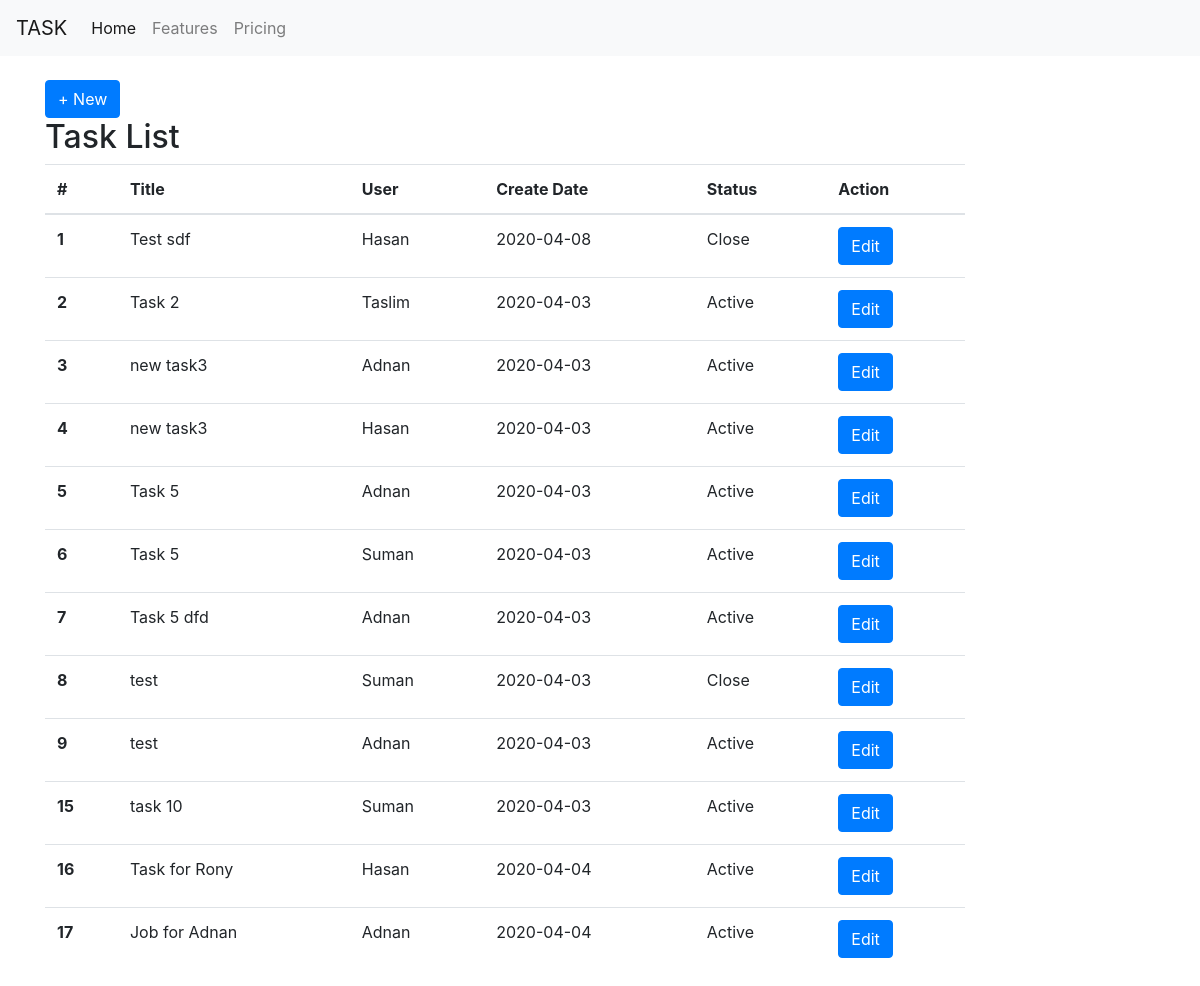
The page / on the database its author committed.
### tables this page shows
CREATE TABLE `tasks` (
  `id` int(11) NOT NULL,
  `title` varchar(50) NOT NULL,
  `details` varchar(255) DEFAULT NULL,
  `assign_to` int(11) DEFAULT NULL,
  `created_at` date DEFAULT NULL,
  `status` varchar(10) DEFAULT NULL
);

CREATE TABLE `users` (
  `id` int(11) NOT NULL,
  `name` varchar(30) NOT NULL
);

### Database.php (called while the page is built, shortened)
<?php
class Database {
	public $conn;
	public function __construct(){
		$this->conn = mysqli_connect("localhost","root","","task");
	}
	public function execute($qry){
			$res = $this->conn->query($qry) or die($this->conn->error. __LINE__);
		if($res){
			return $res;
		}else{
			return false;
		}
	}
}

### index.php (the view, shortened to what this page needs)
<?php
include 'Database.php';
include 'inc/header.php';
$data = new Database;
$qry = "SELECT tasks.*, tasks.id as tid, users.* FROM tasks LEFT JOIN users ON tasks.assign_to = users.id";
$res = $data->execute($qry);
  $users = new Database;
  $qry2 = "SELECT * FROM users";
  $users = $users->execute($qry2);
?>
      <div class="container mt-4">
        <button type="button" class="btn btn-primary" data-toggle="modal" data-target="#exampleModal">
  + New
</button>
        <h2>Task List</h2>
        <div class="row">
          <div class="col-md-10">
            <table class="table">
        <thead>
          <tr>
            <th scope="col">#</th>
            <th scope="col">Title</th>
            <th scope="col">User</th>
            <th scope="col">Create Date</th>
            <th scope="col">Status</th>
            <th scope="col">Action</th>
          </tr>
        </thead>
        <tbody>
          <?php
          if ($res){
            while($row = $res->fetch_assoc()){
          ?>
          <tr>
            <th scope="row"><?php echo $row['tid']?></th>
            <td><?php echo $row['title']?></td>
            <td><?php echo $row['name']?></td>
            <td><?php echo $row['created_at']?></td>
            <td><?php echo $row['status']?></td>
            <td>
              <a href="edit.php?id=<?php echo $row['tid']; ?>" class="btn btn-primary">Edit</a>
            </td>
          </tr>
          <?php
            }
            }
          ?>
        </tbody>
      </table>
          </div>
        </div>
      </div>
<?php
include 'inc/footer.php';
?>

### inc/header.php (shortened to what this page needs)
<!doctype html>
<html lang="en">
  <head>
    <link rel="stylesheet" href="https://stackpath.bootstrapcdn.com/bootstrap/4.4.1/css/bootstrap.min.css">
  </head>
  <body>
    <nav class="navbar navbar-expand-lg navbar-light bg-light">
        <a class="navbar-brand" href="#">TASK</a>
        <div class="collapse navbar-collapse" id="navbarNavAltMarkup">
          <div class="navbar-nav">
            <a class="nav-item nav-link active" href="index.php">Home <span class="sr-only">(current)</span></a>
            <a class="nav-item nav-link" href="#">Features</a>
            <a class="nav-item nav-link" href="#">Pricing</a>
          </div>
        </div>
      </nav>

### inc/footer.php (shortened to what this page needs)
  </body>
</html>

### rows shown on the page
tasks: id "1", title "Test sdf", users.name "Hasan", created_at "2020-04-08", status "Close"
tasks: id "2", title "Task 2", users.name "Taslim", created_at "2020-04-03", status "Active"
tasks: id "3", title "new task3", users.name "Adnan", created_at "2020-04-03", status "Active"
tasks: id "4", title "new task3", users.name "Hasan", created_at "2020-04-03", status "Active"
tasks: id "5", title "Task 5", users.name "Adnan", created_at "2020-04-03", status "Active"
tasks: id "6", title "Task 5", users.name "Suman", created_at "2020-04-03", status "Active"
tasks: id "7", title "Task 5 dfd", users.name "Adnan", created_at "2020-04-03", status "Active"
tasks: id "8", title "test", users.name "Suman", created_at "2020-04-03", status "Close"
tasks: id "9", title "test", users.name "Adnan", created_at "2020-04-03", status "Active"
tasks: id "15", title "task 10", users.name "Suman", created_at "2020-04-03", status "Active"
tasks: id "16", title "Task for Rony", users.name "Hasan", created_at "2020-04-04", status "Active"
tasks: id "17", title "Job for Adnan", users.name "Adnan", created_at "2020-04-04", status "Active"
